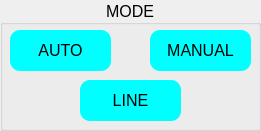
     <widget class="QGroupBox" name="groupBox_control_3">
      <property name="geometry">
       <rect>
        <x>790</x>
        <y>480</y>
        <width>261</width>
        <height>131</height>
       </rect>
      </property>
      <property name="font">
       <font>
        <pointsize>12</pointsize>
       </font>
      </property>
      <property name="title">
       <string>MODE</string>
      </property>
      <property name="alignment">
       <set>Qt::AlignCenter</set>
      </property>
      <widget class="QPushButton" name="pushButton_run_2">
       <property name="geometry">
        <rect>
         <x>10</x>
         <y>30</y>
         <width>101</width>
         <height>41</height>
        </rect>
       </property>
       <property name="font">
        <font>
         <pointsize>12</pointsize>
        </font>
       </property>
       <property name="styleSheet">
        <string notr="true">QPushButton{
border-radius: 10px;
background-color: #00ffff;
}

QPushButton:pressed {
    padding-top: 5px;
    padding-left: 5px;
}
</string>
       </property>
       <property name="text">
        <string>AUTO</string>
       </property>
       <property name="flat">
        <bool>false</bool>
       </property>
      </widget>
      <widget class="QPushButton" name="pushButton_stop_2">
       <property name="geometry">
        <rect>
         <x>150</x>
         <y>30</y>
         <width>101</width>
         <height>41</height>
        </rect>
       </property>
       <property name="font">
        <font>
         <pointsize>12</pointsize>
        </font>
       </property>
       <property name="styleSheet">
        <string notr="true">
QPushButton{
border-radius: 10px;
background-color: #00ffff;
}

QPushButton:pressed {
    padding-top: 5px;
    padding-left: 5px;
}
</string>
       </property>
       <property name="text">
        <string>MANUAL</string>
       </property>
      </widget>
      <widget class="QPushButton" name="pushButton_line">
       <property name="geometry">
        <rect>
         <x>80</x>
         <y>80</y>
         <width>101</width>
         <height>41</height>
        </rect>
       </property>
       <property name="font">
        <font>
         <pointsize>12</pointsize>
        </font>
       </property>
       <property name="styleSheet">
        <string notr="true">QPushButton{
border-radius: 10px;
background-color: #00ffff;
}

QPushButton:pressed {
    padding-top: 5px;
    padding-left: 5px;
}
</string>
       </property>
       <property name="text">
        <string>LINE</string>
       </property>
       <property name="flat">
        <bool>false</bool>
       </property>
      </widget>
     </widget>
